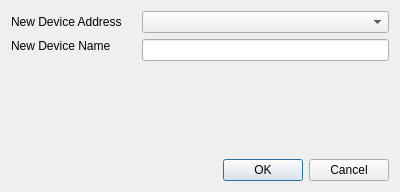
<?xml version="1.0" encoding="UTF-8"?>
<ui version="4.0">
 <class>DeviceAssignDialog</class>
 <widget class="QDialog" name="DeviceAssignDialog">
  <property name="geometry">
   <rect>
    <x>0</x>
    <y>0</y>
    <width>400</width>
    <height>192</height>
   </rect>
  </property>
  <property name="windowTitle">
   <string>Configure New Device</string>
  </property>
  <layout class="QGridLayout" name="gridLayout">
   <item row="0" column="0">
    <widget class="QLabel" name="label">
     <property name="text">
      <string>New Device Address</string>
     </property>
    </widget>
   </item>
   <item row="0" column="1" colspan="2">
    <widget class="QComboBox" name="addrCombo"/>
   </item>
   <item row="1" column="0">
    <widget class="QLabel" name="label_2">
     <property name="text">
      <string>New Device Name</string>
     </property>
    </widget>
   </item>
   <item row="1" column="1" rowspan="2" colspan="2">
    <widget class="QLineEdit" name="nameLine"/>
   </item>
   <item row="3" column="0">
    <spacer name="verticalSpacer">
     <property name="orientation">
      <enum>Qt::Vertical</enum>
     </property>
     <property name="sizeHint" stdset="0">
      <size>
       <width>125</width>
       <height>61</height>
      </size>
     </property>
    </spacer>
   </item>
   <item row="3" column="1">
    <spacer name="horizontalSpacer_2">
     <property name="orientation">
      <enum>Qt::Horizontal</enum>
     </property>
     <property name="sizeHint" stdset="0">
      <size>
       <width>106</width>
       <height>20</height>
      </size>
     </property>
    </spacer>
   </item>
   <item row="3" column="2">
    <spacer name="horizontalSpacer_3">
     <property name="orientation">
      <enum>Qt::Horizontal</enum>
     </property>
     <property name="sizeHint" stdset="0">
      <size>
       <width>106</width>
       <height>20</height>
      </size>
     </property>
    </spacer>
   </item>
   <item row="4" column="0">
    <spacer name="horizontalSpacer">
     <property name="orientation">
      <enum>Qt::Horizontal</enum>
     </property>
     <property name="sizeHint" stdset="0">
      <size>
       <width>115</width>
       <height>20</height>
      </size>
     </property>
    </spacer>
   </item>
   <item row="4" column="1" colspan="2">
    <widget class="QDialogButtonBox" name="buttonBox">
     <property name="standardButtons">
      <set>QDialogButtonBox::Cancel|QDialogButtonBox::Ok</set>
     </property>
    </widget>
   </item>
  </layout>
 </widget>
 <resources/>
 <connections/>
</ui>
